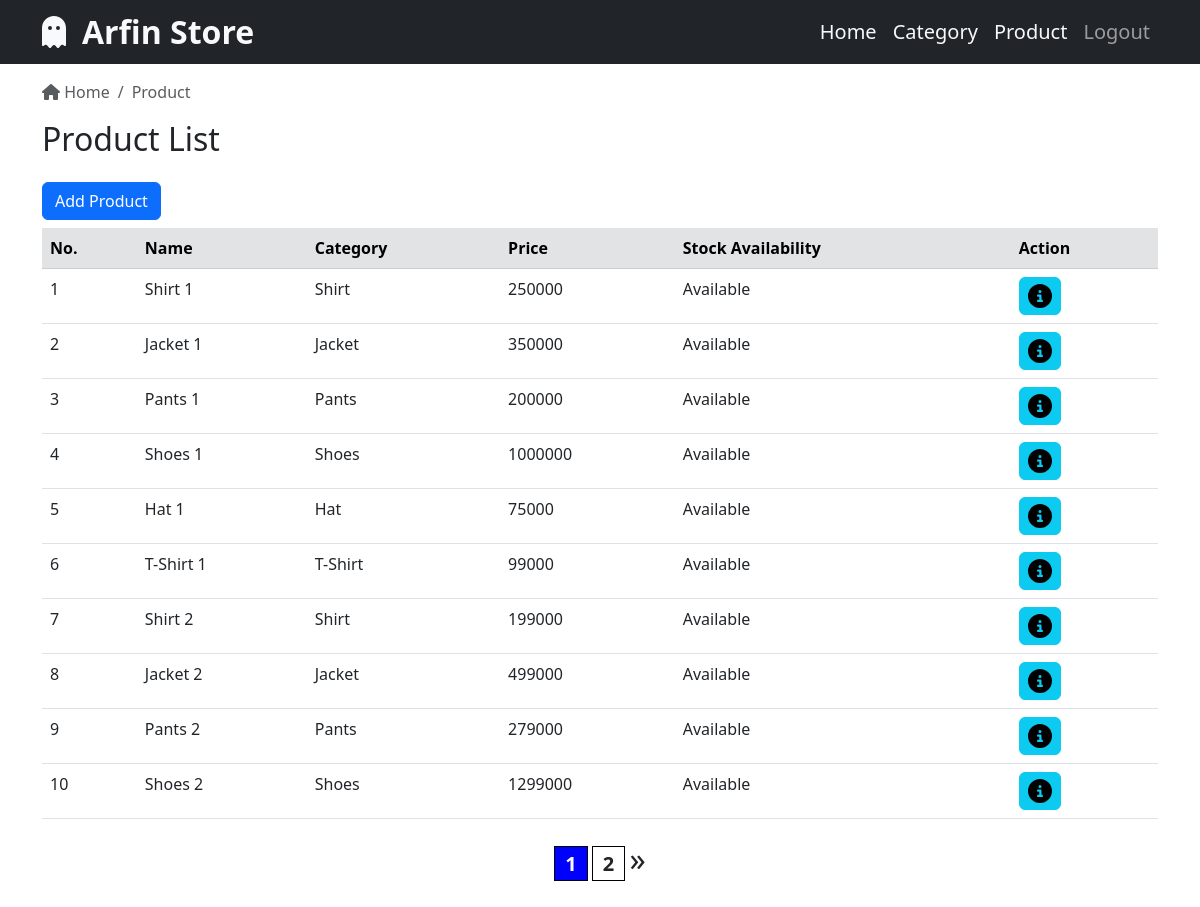
Page /admin/product.php (signed in) on the committed database.
### tables this page shows
CREATE TABLE `product` (
  `id` int(4) NOT NULL,
  `kategori_id` int(3) NOT NULL,
  `nama` varchar(40) NOT NULL,
  `harga` int(10) NOT NULL,
  `foto` varchar(255) DEFAULT NULL,
  `detail` text DEFAULT NULL,
  `ketersediaan_stok` enum('Sold Out','Available') DEFAULT 'Available'
);

CREATE TABLE `category` (
  `id` int(3) NOT NULL,
  `nama` varchar(30) NOT NULL
);

### admin/product.php (the view, shortened to what this page needs)
<?php
require "../connection.php";
$query = mysqli_query($con, "SELECT a.*, b.nama AS nama_kategori FROM product a JOIN category b ON a.kategori_id=b.id");
$countProduct = mysqli_num_rows($query);
$jumlahDataPerHalaman = 10;
$jumlahHalaman = ceil($countProduct / $jumlahDataPerHalaman);
$halamanAktif = (isset($_GET['page'])) ? $_GET['page'] : 1;
$awalData = ($jumlahDataPerHalaman * $halamanAktif) - $jumlahDataPerHalaman;
$queryProduct = mysqli_query($con, "SELECT a.*, b.nama AS nama_kategori FROM product a JOIN category b ON a.kategori_id=b.id LIMIT $awalData, $jumlahDataPerHalaman");
?>
<!DOCTYPE html>
<html lang="en">
<head>
    <link rel="stylesheet" href="../bootstrap/css/bootstrap.min.css">
    <link rel="stylesheet" href="../fontawesome/css/fontawesome.min.css">
</head>
<body>
    <?php require "./navbar.php"; ?>
    <div class="container" style="margin-top: 10vh;">
        <nav aria-label="breadcrumb">
            <ol class="breadcrumb">
                <li class="breadcrumb-item active" aria-current="page">
                    <a href="../admin/" class="text-decoration-none text-muted"><i class="fas fa-home"></i> Home</a>
                </li>
                <li class="breadcrumb-item active" aria-current="page">
                    Product
                </li>
            </ol>
        </nav>
        <div class="mt-3">
            <h2>Product List</h2>
            <a href="./add-product.php" class="btn btn-primary mt-3 mb-2">Add Product</a>
            <div class="table-responsive">
                <table class="table">
                    <thead class="table-secondary">
                        <tr>
                            <th>No.</th>
                            <th>Name</th>
                            <th>Category</th>
                            <th>Price</th>
                            <th>Stock Availability</th>
                            <th>Action</th>
                        </tr>
                    </thead>
                    <tbody>
                        <?php
                        if ($countProduct < 1) {
                        ?>
                            <tr>
                                <td colspan="6" class="text-center">Data product tidak tersedia</td>
                            </tr>
                            <?php
                        } else {
                            $number = 1;
                            foreach ($queryProduct as $data) {
                            ?>
                                <tr>
                                    <td>
                                        <?php if (isset($_GET['page'])) { ?>
                                            <?php if ($_GET['page'] >= 2) : ?>
                                                <?php echo (($_GET['page'] - 1) * 10) + $number; ?>
                                            <?php else : ?>
                                                <?php echo $number; ?>
                                            <?php endif; ?>
                                        <?php } else { ?>
                                            <?php echo $number; ?>
                                        <?php } ?>
                                    </td>
                                    <td><?php echo $data['nama']; ?></td>
                                    <td><?php echo $data['nama_kategori']; ?></td>
                                    <td><?php echo $data['harga']; ?></td>
                                    <td><?php echo $data['ketersediaan_stok']; ?></td>
                                    <td>
                                        <a href="./product-detail.php?id=<?php echo $data['id']; ?>" class="btn btn-info px-2"><i class="fa-solid fa-circle-info fa-xl"></i></a>
                                    </td>
                                </tr>
                        <?php
                                $number++;
                            }
                        }
                        ?>
                    </tbody>
                </table>
            </div>
        </div>
    </div>
    <div class="text-center mb-4" <?php if ($countProduct < 1) : ?>Hidden<?php endif; ?>>
        <?php for ($i = 1; $i <= $jumlahHalaman; $i++) : ?>
            <?php if ($i == $halamanAktif) : ?>
                <a href="./product.php?page=<?php echo $i; ?>" class="text-decoration-none text-light fw-bolder fs-5" style="padding: 3px 10px; background-color: blue; border: 1px solid black;"><?php echo $i; ?></a>
            <?php else : ?>
                <a href="./product.php?page=<?php echo $i; ?>" class="text-decoration-none text-dark fw-bolder fs-5" style="padding: 3px 10px; background-color: white; border: 1px solid black;"><?php echo $i; ?></a>
            <?php endif; ?>
        <?php endfor; ?>
        <?php if ($halamanAktif < $jumlahHalaman) : ?>
            <a href="./product.php?page=<?php echo $halamanAktif + 1; ?>" class="text-decoration-none text-dark fs-2">&raquo;</a>
        <?php endif; ?>
    </div>
</body>
</html>

### admin/navbar.php (shortened to what this page needs)
<nav class="navbar navbar-expand-lg bg-dark navbar-dark p-2 fixed-top">
    <div class="container">
        <a href="./" class="text-decoration-none text-light fw-bold fs-2"><i class="fa-solid fa-ghost me-3"></i>Arfin Store</a>
        <div class="collapse navbar-collapse" id="navbarNav">
            <ul class="navbar-nav ms-auto mb-2 mb-lg-0">
                <li class="nav-item">
                    <a class="nav-link text-light fs-5" href="../admin">Home</a>
                </li>
                <li class="nav-item">
                    <a class="nav-link text-light fs-5" href="./category.php">Category</a>
                </li>
                <li class="nav-item">
                    <a class="nav-link text-light fs-5" href="./product.php">Product</a>
                </li>
                <li class="nav-item">
                    <a class="nav-link fs-5" href="./logout.php">Logout</a>
                </li>
            </ul>
        </div>
    </div>
</nav>

### rows in the picture
product: nama "Shirt 1", kategori.nama "Shirt", harga "250000", ketersediaan_stok "Available"
product: nama "Jacket 1", kategori.nama "Jacket", harga "350000", ketersediaan_stok "Available"
product: nama "Pants 1", kategori.nama "Pants", harga "200000", ketersediaan_stok "Available"
product: nama "Shoes 1", kategori.nama "Shoes", harga "1000000", ketersediaan_stok "Available"
product: nama "Hat 1", kategori.nama "Hat", harga "75000", ketersediaan_stok "Available"
product: nama "T-Shirt 1", kategori.nama "T-Shirt", harga "99000", ketersediaan_stok "Available"
product: nama "Shirt 2", kategori.nama "Shirt", harga "199000", ketersediaan_stok "Available"
product: nama "Jacket 2", kategori.nama "Jacket", harga "499000", ketersediaan_stok "Available"
product: nama "Pants 2", kategori.nama "Pants", harga "279000", ketersediaan_stok "Available"
product: nama "Shoes 2", kategori.nama "Shoes", harga "1299000", ketersediaan_stok "Available"
